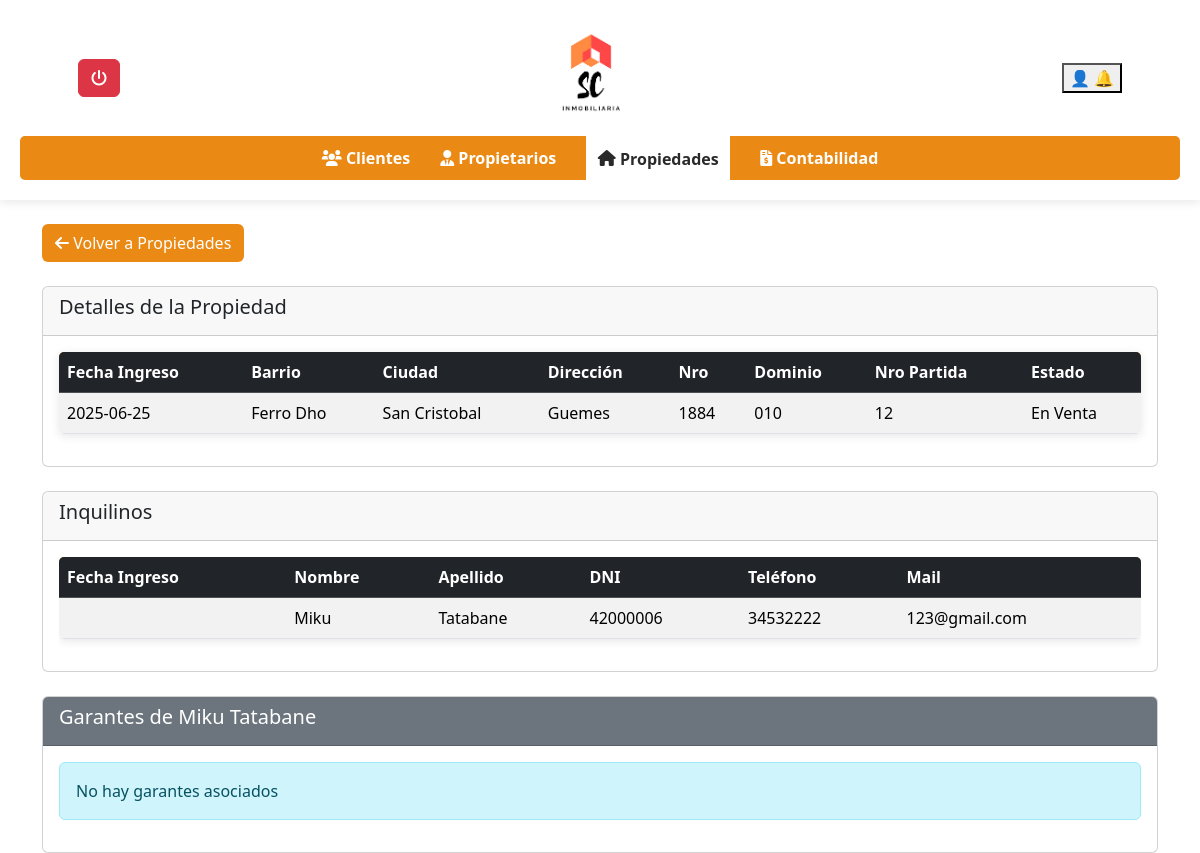
The app's page /inmobiliaria/ver_propiedad.php?id=10 with its own data.
### tables this page shows
CREATE TABLE `propiedades` (
  `PropiedadID` int(11) NOT NULL,
  `Fecha` date NOT NULL,
  `Barrio` varchar(100) NOT NULL,
  `Ciudad` varchar(100) NOT NULL,
  `Direccion` varchar(100) NOT NULL,
  `Nro` varchar(20) DEFAULT NULL,
  `Dominio` varchar(50) DEFAULT NULL,
  `NroPartida` varchar(50) DEFAULT NULL,
  `Estado` enum('Alquilada','En Venta') NOT NULL,
  `ClienteID` int(11) DEFAULT NULL
);

CREATE TABLE `inquilinos` (
  `InquilinoID` int(11) NOT NULL,
  `Fecha` date DEFAULT NULL,
  `Nombre` varchar(50) NOT NULL,
  `Apellido` varchar(50) NOT NULL,
  `DNI` varchar(20) NOT NULL,
  `Telefono` varchar(20) DEFAULT NULL,
  `Mail` varchar(100) DEFAULT NULL,
  `ClienteID` int(11) DEFAULT NULL,
  `PropiedadID` int(11) DEFAULT NULL
);

### inmobiliaria/ver_propiedad.php (the view, shortened to what this page needs)
<?php
include 'conexion.php';
if (isset($_GET['id'])) {
    $propiedadID = $_GET['id'];
    $sql = "SELECT * FROM propiedades WHERE PropiedadID = ?";
    $stmt = mysqli_prepare($conn, $sql);
    mysqli_stmt_bind_param($stmt, "i", $propiedadID);
    mysqli_stmt_execute($stmt);
    $result = mysqli_stmt_get_result($stmt);
    if (mysqli_num_rows($result) > 0) {
        $propiedad = mysqli_fetch_assoc($result);
    } else {
        echo "Propiedad no encontrada.";
        exit;
    }
    $sql_inquilinos = "SELECT i.* FROM inquilinos i WHERE i.PropiedadID = ?";
    $stmt_inquilinos = mysqli_prepare($conn, $sql_inquilinos);
    mysqli_stmt_bind_param($stmt_inquilinos, "i", $propiedadID);
    mysqli_stmt_execute($stmt_inquilinos);
    $result_inquilinos = mysqli_stmt_get_result($stmt_inquilinos);
    $inquilinos = [];
    if (mysqli_num_rows($result_inquilinos) > 0) {
        while ($inquilino = mysqli_fetch_assoc($result_inquilinos)) {
            $inquilinos[] = $inquilino;
        }
    }
} else {
    echo "ID de propiedad no proporcionado.";
    exit;
}
?>
<!DOCTYPE html>
 <html lang="es">
 <head>
  <link rel="stylesheet" href="https://cdnjs.cloudflare.com/ajax/libs/font-awesome/6.0.0/css/all.min.css">
  <link rel="stylesheet" href="styles.css">
  <link href="https://cdn.jsdelivr.net/npm/bootstrap@5.3.3/dist/css/bootstrap.min.css" rel="stylesheet">
  <link rel="stylesheet" href="//cdn.datatables.net/2.2.2/css/dataTables.dataTables.min.css">
 </head>
 <body>
  <header>
   <div class="header-content">
   <div class="dropdown">
               <a href="../login/logout.php" class="btn btn-danger" title="Cerrar Sesión">
                <i class="fas fa-power-off"></i>
            </a>
            </div>
    <img src="../login/img_login/descarga.png" alt="Logo Inmobiliaria" class="logo">
    <div>
     <div class="dropdown">
      <button type="button" data-bs-toggle="dropdown" aria-expanded="false">
       👤
       🔔
      </button>
     </div>
    </div>
   </div>
   <nav>
    <ul>
                <li><a href="clientes.php"><i class="fas fa-users"></i> Clientes</a></li>
                <li><a href="propietarios.php"><i class="fas fa-user-tie"></i> Propietarios</a></li>
                <li><a href="propiedades.php" class="active"><i class="fas fa-home"></i> Propiedades</a></li>
                <li><a href="contabilidad.php"><i class="fas fa-file-invoice-dollar"></i> Contabilidad</a></li>
    </ul>
   </nav>
  </header>
    <div class="container mt-4">
            <a href="propiedades.php" class="btn text-white" style="background-color: rgba(233, 128, 0, 0.92);">
                <i class="fas fa-arrow-left"></i> Volver a Propiedades
            </a>
        </div>
        <main class="container mt-4">
   <div class="card">
    <div class="card-header" >
     <h1 class="h5">Detalles de la Propiedad</h1>
    </div>
    <div class="card-body">
     <table class="table table-striped table-hover">
      <thead class="table-dark">
       <tr>
        <th>Fecha Ingreso</th>
        <th>Barrio</th>
        <th>Ciudad</th>
        <th>Dirección</th>
        <th>Nro</th>
        <th>Dominio</th>
        <th>Nro Partida</th>
        <th>Estado</th>
       </tr>
      </thead>
      <tbody>
       <tr>
        <td><?php echo $propiedad['Fecha']; ?></td>
        <td><?php echo $propiedad['Barrio']; ?></td>
        <td><?php echo $propiedad['Ciudad']; ?></td>
        <td><?php echo $propiedad['Direccion']; ?></td>
        <td><?php echo $propiedad['Nro']; ?></td>
        <td><?php echo $propiedad['Dominio']; ?></td>
        <td><?php echo $propiedad['NroPartida']; ?></td>
        <td><?php echo $propiedad['Estado']; ?></td>
       </tr>
      </tbody>
     </table>
    </div>
   </div>
   <div class="card mt-4">
    <div class="card-header">
     <h2 class="h5">Inquilinos</h2>
    </div>
    <div class="card-body">
     <?php if (!empty($inquilinos)): ?>
     <div class="table-responsive">
      <table class="table table-striped table-hover">
       <thead class="table-dark">
        <tr>
         <th>Fecha Ingreso</th>
         <th>Nombre</th>
         <th>Apellido</th>
         <th>DNI</th>
         <th>Teléfono</th>
         <th>Mail</th>
        </tr>
       </thead>
       <tbody>
        <?php foreach ($inquilinos as $inquilino): ?>
        <tr>
         <td><?php echo $inquilino['Fecha']; ?></td>
         <td><?php echo $inquilino['Nombre']; ?></td>
         <td><?php echo $inquilino['Apellido']; ?></td>
         <td><?php echo $inquilino['DNI']; ?></td>
         <td><?php echo $inquilino['Telefono']; ?></td>
         <td><?php echo $inquilino['Mail']; ?></td>
        </tr>
        <?php endforeach; ?>
       </tbody>
      </table>
     </div>
     <?php else: ?>
     <div class="alert bg-warning">No hay inquilinos asociados</div>
     <?php endif; ?>
    </div>
   </div>
   <?php if (!empty($inquilinos)): ?>
   <?php foreach ($inquilinos as $inquilino): ?>
   <div class="card mt-4">
    <div class="card-header bg-secondary text-white">
     <h2 class="h5">Garantes de <?php echo $inquilino['Nombre'] . ' ' . $inquilino['Apellido']; ?></h2>
    </div>
    <div class="card-body">
     <?php if (!empty($inquilino['garantes'])): ?>
     <div class="table-responsive">
      <table class="table table-striped table-hover">
       <thead class="table-dark">
        <tr>
         <th>Nombre</th>
         <th>Apellido</th>
         <th>DNI</th>
         <th>Teléfono</th>
         <th>Mail</th>
        </tr>
       </thead>
       <tbody>
        <?php foreach ($inquilino['garantes'] as $garante): ?>
        <tr>
         <td><?php echo $garante['Nombre']; ?></td>
         <td><?php echo $garante['Apellido']; ?></td>
         <td><?php echo $garante['DNI']; ?></td>
         <td><?php echo $garante['Telefono']; ?></td>
         <td><?php echo $garante['Mail']; ?></td>
        </tr>
        <?php endforeach; ?>
       </tbody>
      </table>
     </div>
     <?php else: ?>
     <div class="alert alert-info">No hay garantes asociados</div>
     <?php endif; ?>
    </div>
   </div>
   <?php endforeach; ?>
   <?php endif; ?>
  </main>
 </body>
 </html>

### inmobiliaria/styles.css (style rules this page uses)
body { font-family: Arial, sans-serif; margin: 0; padding: 0; }
header { background-color: #ffffff; display: flex; flex-direction: column; align-items: center; padding: 20px; box-shadow: 0 2px 10px rgba(0, 0, 0, 0.1); }
.header-content { display: flex; align-items: center; justify-content: space-between; width: 90%; max-width: 1200px; }
.logo { height: 10%; width: 10%; margin-top: 0%; margin-bottom: 12px; align-items: center; }
nav { width: 100%; background-color: rgba(233, 128, 0, 0.92); padding: 10px 0; border-radius: 5px; }
nav ul { list-style: none; display: flex; justify-content: center; padding: 0; margin: 0; }
nav ul li { margin: 0 15px; }
nav ul li a { text-decoration: none; color: white; font-weight: bold; }
nav ul li a.active { background-color: #ffffff; color: rgb(42, 42, 42); padding:11.5px; }
button { cursor: pointer; }
table { width: 90%; max-width: 1200px; margin: auto; background: white; border-collapse: collapse; box-shadow: 0 2px 10px rgba(0, 0, 0, 0.1); border-radius: 5px; overflow: hidden; margin-bottom: 2%; }
thead { background-color: rgba(233, 128, 0, 0.92); color: white; }
th, td { padding: 15px; text-align: left; border-bottom: 1px solid #ddd; }
th { font-weight: bold; }
h2 { color: #333; margin-bottom: 25px; }

### records on screen
propiedades: Fecha "2025-06-25", Barrio "Ferro Dho", Ciudad "San Cristobal", Direccion "Guemes", Nro "1884", Dominio "010", NroPartida "12", Estado "En Venta"
inquilinos: Nombre "Miku", Apellido "Tatabane", DNI "42000006", Telefono "34532222", Mail "123@gmail.com"
